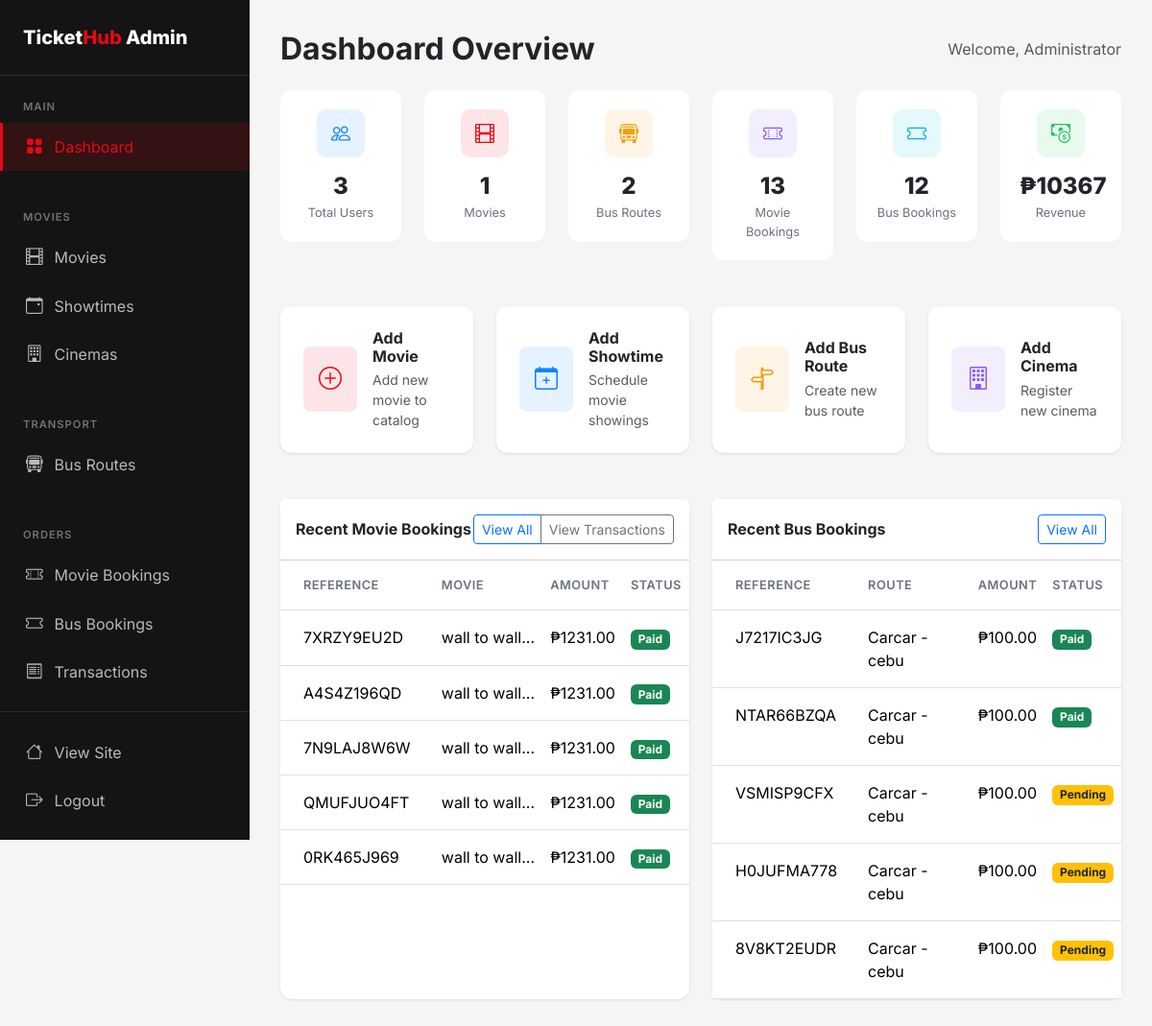
Page /admin (signed in) on the earlier database version.
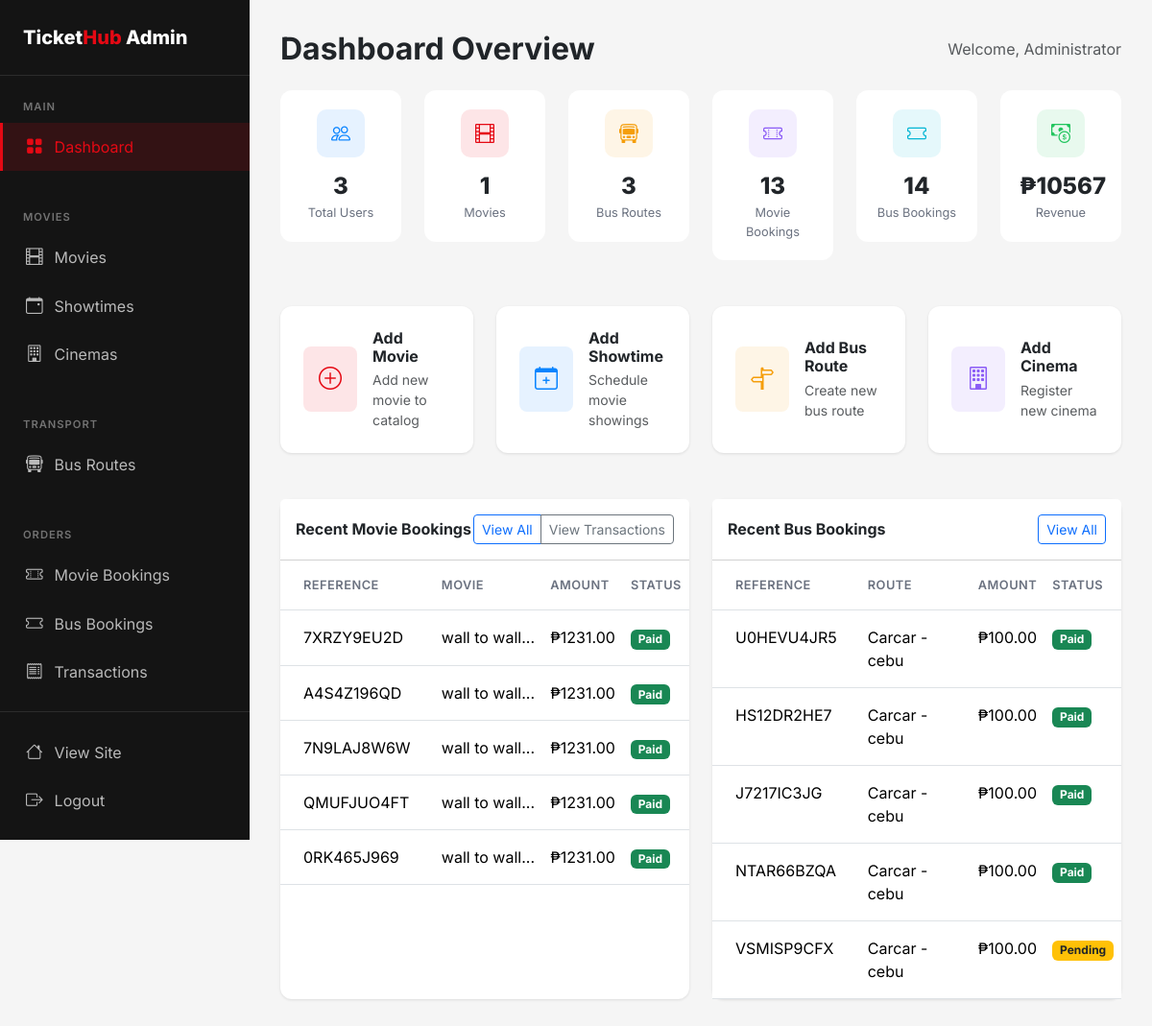
Same page on the later database version.
### flask_app/app.py (models this page shows)
class MovieBooking(db.Model):
    id = db.Column(db.Integer, primary_key=True)
    user_id = db.Column(db.Integer, db.ForeignKey('user.id'), nullable=False)
    showtime_id = db.Column(db.Integer, db.ForeignKey('showtime.id'), nullable=False)
    num_tickets = db.Column(db.Integer, nullable=False)
    seat_numbers = db.Column(db.String(200))
    total_amount = db.Column(db.Float, nullable=False)
    payment_status = db.Column(db.String(20), default='pending')  # pending, completed, failed, refunded
    payment_method = db.Column(db.String(20))     # 'card', 'gcash', 'paymaya', 'paypal'
    payment_reference = db.Column(db.String(255)) # PayMongo source/payment id
    booking_reference = db.Column(db.String(20), unique=True)
    is_verified = db.Column(db.Boolean, default=False, nullable=False)
    verified_at = db.Column(db.DateTime, nullable=True)
    created_at = db.Column(db.DateTime, default=datetime.utcnow)

class Movie(db.Model):
    id = db.Column(db.Integer, primary_key=True)
    title = db.Column(db.String(200), nullable=False)
    description = db.Column(db.Text)
    genre = db.Column(db.String(100))
    duration = db.Column(db.Integer)  # in minutes
    rating = db.Column(db.String(10))  # PG, PG-13, R, etc.
    poster_image = db.Column(db.String(255))
    trailer_url = db.Column(db.String(255))
    release_date = db.Column(db.Date)
    is_active = db.Column(db.Boolean, default=True)
    created_at = db.Column(db.DateTime, default=datetime.utcnow)
    showtimes = db.relationship('Showtime', backref='movie', lazy=True, cascade='all, delete-orphan')

class BusBooking(db.Model):
    id = db.Column(db.Integer, primary_key=True)
    user_id = db.Column(db.Integer, db.ForeignKey('user.id'), nullable=False)
    schedule_id = db.Column(db.Integer, db.ForeignKey('bus_schedule.id'), nullable=False)
    num_tickets = db.Column(db.Integer, nullable=False)
    seat_numbers = db.Column(db.String(200))
    passenger_names = db.Column(db.Text)
    total_amount = db.Column(db.Float, nullable=False)
    payment_status = db.Column(db.String(20), default='pending')  # pending, completed, failed, refunded
    payment_method = db.Column(db.String(20))     # 'card', 'gcash', 'paymaya', 'paypal'
    payment_reference = db.Column(db.String(255)) # PayMongo source/payment id
    booking_reference = db.Column(db.String(20), unique=True)
    is_verified = db.Column(db.Boolean, default=False, nullable=False)
    verified_at = db.Column(db.DateTime, nullable=True)
    created_at = db.Column(db.DateTime, default=datetime.utcnow)

class BusRoute(db.Model):
    id = db.Column(db.Integer, primary_key=True)
    origin = db.Column(db.String(100), nullable=False)
    destination = db.Column(db.String(100), nullable=False)
    bus_operator = db.Column(db.String(100))
    bus_type = db.Column(db.String(50))  # AC, Non-AC, Sleeper, etc.
    departure_time = db.Column(db.Time, nullable=False)
    arrival_time = db.Column(db.Time, nullable=False)
    duration = db.Column(db.String(50))
    price = db.Column(db.Float, nullable=False)
    total_seats = db.Column(db.Integer, default=40)
    amenities = db.Column(db.String(255))  # WiFi, Charging, etc.
    is_active = db.Column(db.Boolean, default=True)
    schedules = db.relationship('BusSchedule', backref='route', lazy=True)

### flask_app/app.py (the view)
@app.route('/admin')
@login_required
@admin_required
def admin_dashboard():
    completed_statuses = ['completed', 'paid']
    movie_count = MovieBooking.query.filter(MovieBooking.payment_status.in_(completed_statuses)).count()
    bus_count = BusBooking.query.filter(BusBooking.payment_status.in_(completed_statuses)).count()
    movie_revenue = sum([b.total_amount for b in MovieBooking.query.filter(MovieBooking.payment_status.in_(completed_statuses)).all()])
    bus_revenue = sum([b.total_amount for b in BusBooking.query.filter(BusBooking.payment_status.in_(completed_statuses)).all()])
    stats = {
        'total_users': User.query.count(),
        'total_movies': Movie.query.count(),
        'total_bus_routes': BusRoute.query.count(),
        'movie_bookings': movie_count,
        'bus_bookings': bus_count,
        'total_revenue': float(movie_revenue + bus_revenue)
    }
    recent_movie_bookings = MovieBooking.query.order_by(MovieBooking.created_at.desc()).limit(5).all()
    recent_bus_bookings = BusBooking.query.order_by(BusBooking.created_at.desc()).limit(5).all()
    return render_template('admin/dashboard.html', stats=stats,
                         recent_movie_bookings=recent_movie_bookings,
                         recent_bus_bookings=recent_bus_bookings)

### flask_app/app.py (called while the page is built)
@login_manager.user_loader
def load_user(user_id):
    return User.query.get(int(user_id))

def admin_required(f):
    @wraps(f)
    def decorated_function(*args, **kwargs):
        if not current_user.is_authenticated or not current_user.is_admin:
            flash('You need admin access for this action.', 'error')
            return redirect(url_for('index'))
        return f(*args, **kwargs)
    return decorated_function

### flask_app/templates/admin/dashboard.html (shortened to what the changed rows need)
{% extends 'admin/base.html' %}
{% block admin_content %}
<div class="d-flex justify-content-between align-items-center mb-4">
    <h2 class="fw-bold mb-0">Dashboard Overview</h2>
</div>
<div class="row g-4 mb-5">
    <div class="col-md-6 col-lg-4 col-xl-2">
        <div class="stat-card">
            <div class="stat-icon" style="background: rgba(245, 158, 11, 0.1);">
                <i class="bi bi-bus-front" style="color: #F59E0B;"></i>
            </div>
            <div class="stat-value">{{ stats.total_bus_routes }}</div>
            <div class="stat-label">Bus Routes</div>
        </div>
    </div>
    <div class="col-md-6 col-lg-4 col-xl-2">
        <div class="stat-card">
            <div class="stat-icon" style="background: rgba(6, 182, 212, 0.1);">
                <i class="bi bi-ticket" style="color: #06B6D4;"></i>
            </div>
            <div class="stat-value">{{ stats.bus_bookings }}</div>
            <div class="stat-label">Bus Bookings</div>
        </div>
    </div>
    <div class="col-md-6 col-lg-4 col-xl-2">
        <div class="stat-card">
            <div class="stat-icon" style="background: rgba(34, 197, 94, 0.1);">
                <i class="bi bi-cash-coin" style="color: #22C55E;"></i>
            </div>
            <div class="stat-value">₱{{ "%.0f"|format(stats.total_revenue) }}</div>
            <div class="stat-label">Revenue</div>
        </div>
    </div>
</div>
<div class="row g-4">
    <div class="col-lg-6">
        <div class="card h-100">
            <div class="card-body p-0">
                {% if recent_movie_bookings %}
                    <div class="table-responsive">
                        <table class="table table-hover mb-0">
                            <thead class="bg-light">
                                <tr>
                                    <th class="px-4 py-3">Reference</th>
                                    <th class="py-3">Movie</th>
                                    <th class="py-3">Amount</th>
                                    <th class="py-3">Status</th>
                                </tr>
                            </thead>
                            <tbody>
                                {% for booking in recent_movie_bookings %}
                                <tr>
                                    <td class="px-4 py-3">{{ booking.booking_reference }}</td>
                                    <td class="py-3">{{ booking.showtime.movie.title[:20] }}...</td>
                                    <td class="py-3">₱{{ "%.2f"|format(booking.total_amount) }}</td>
                                    <td class="py-3">
                                        {% if booking.payment_status in ['completed','paid'] %}
                                            <span class="badge bg-success">Paid</span>
                                        {% else %}
                                            <span class="badge bg-warning text-dark">Pending</span>
                                        {% endif %}
                                    </td>
                                </tr>
                                {% endfor %}
                            </tbody>
                        </table>
                    </div>
                {% else %}
                    <div class="text-center py-4">
                        <p class="text-muted mb-0">No movie bookings yet</p>
                    </div>
                {% endif %}
            </div>
        </div>
    </div>
    <div class="col-lg-6">
        <div class="card h-100">
            <div class="card-body p-0">
                {% if recent_bus_bookings %}
                    <div class="table-responsive">
                        <table class="table table-hover mb-0">
                            <thead class="bg-light">
                                <tr>
                                    <th class="px-4 py-3">Reference</th>
                                    <th class="py-3">Route</th>
                                    <th class="py-3">Amount</th>
                                    <th class="py-3">Status</th>
                                </tr>
                            </thead>
                            <tbody>
                                {% for booking in recent_bus_bookings %}
                                <tr>
                                    <td class="px-4 py-3">{{ booking.booking_reference }}</td>
                                    <td class="py-3">{{ booking.schedule.route.origin }} - {{ booking.schedule.route.destination }}</td>
                                    <td class="py-3">₱{{ "%.2f"|format(booking.total_amount) }}</td>
                                    <td class="py-3">
                                        {% if booking.payment_status in ['completed','paid'] %}
                                            <span class="badge bg-success">Paid</span>
                                        {% else %}
                                            <span class="badge bg-warning text-dark">Pending</span>
                                        {% endif %}
                                    </td>
                                </tr>
                                {% endfor %}
                            </tbody>
                        </table>
                    </div>
                {% else %}
                    <div class="text-center py-4">
                        <p class="text-muted mb-0">No bus bookings yet</p>
                    </div>
                {% endif %}
            </div>
        </div>
    </div>
</div>
{% endblock %}

Differences in the rows shown:
no longer on this page (row unchanged): BusBooking: booking_reference "H0JUFMA778", schedule.route.origin "Carcar", schedule.route.destination "cebu", total_amount "100.00", payment_status "Pending"
no longer on this page (row unchanged): BusBooking: booking_reference "8V8KT2EUDR", schedule.route.origin "Carcar", schedule.route.destination "cebu", total_amount "100.00", payment_status "Pending"
added BusBooking: booking_reference "U0HEVU4JR5", schedule.route.origin "Carcar", schedule.route.destination "cebu", total_amount "100.00", payment_status "Paid"
added BusBooking: booking_reference "HS12DR2HE7", schedule.route.origin "Carcar", schedule.route.destination "cebu", total_amount "100.00", payment_status "Paid"
Other differences:
{{ stats.total_bus_routes }}: "2" → "3"
{{ stats.bus_bookings }}: "12" → "14"
{{ "%.0f"|format(stats.total_revenue) }}: "10367" → "10567"
